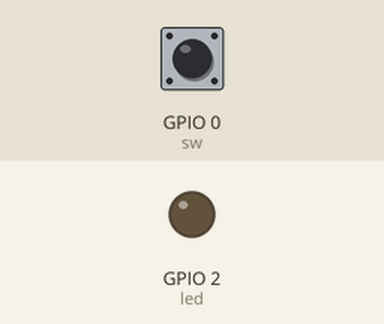
Simulated run of this program. Board: ESP8266 board running MicroPython. Parts: output pins drawn as LEDs (lit = HIGH, except the on-board LED, lit = LOW). The test bench sets the inputs (shaded band); at power-on: GPIO 0 (sw) HIGH.

Above: at 1.2 s.
1.3 s: GPIO 0 (sw) pulled LOW for 0.15 s
At 1.9 s:
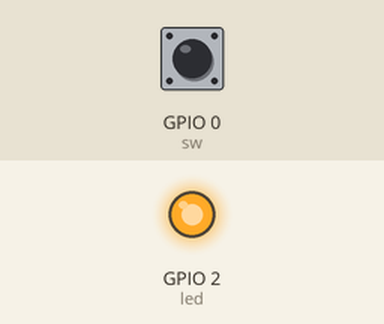
2.9 s: GPIO 0 (sw) pulled LOW for 1 s
At 4.4 s:
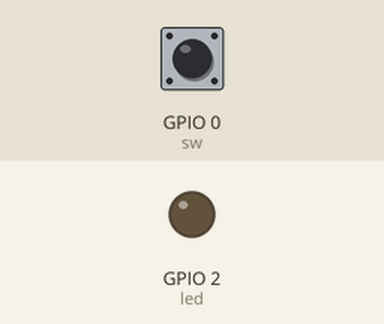
5.4 s: GPIO 0 (sw) pulled LOW for 3.2 s
At 9.2 s:
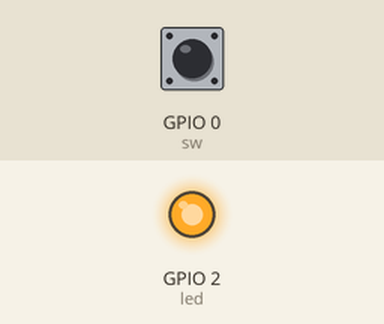
Timing chart, 0 to 10.7 s (numbered marks = the images above; inputs shaded):
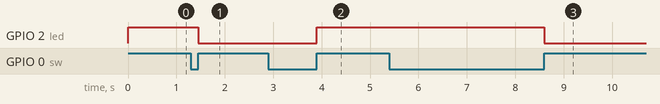

Measured:
- after the input at 1.3 s, GPIO 2 (led): HIGH → LOW after 0.15 s
- after the input at 2.9 s, GPIO 2 (led): LOW → HIGH after 1.0 s
- after the input at 5.4 s, GPIO 2 (led): HIGH → LOW after 3.2 s

The program:

irq.py
```python
from machine import Pin

led = Pin(2, Pin.OUT, value=1)  # 預設輸出高電位
sw = Pin(0, Pin.IN, Pin.PULL_UP)  # 開關接腳，啟用上拉電阻


def callback(p):
    global led
    led.value(not led.value())  # 切換led狀態


sw.irq(trigger=Pin.IRQ_RISING, handler=callback)  # IRQ中斷模式，低點位到高電位時觸發
# sw.irq(trigger=Pin.IRQ_FALLING, handler=callback)  # IRQ中斷模式，高點位到低電位時觸發
# sw.irq(trigger=Pin.IRQ_LOW_LEVEL, handler=callback)  # IRQ中斷模式，在低電位時持續觸發
# sw.irq(trigger=Pin.IRQ_HIGH_LEVEL, handler=callback)  # IRQ中斷模式，在高電位時持續觸發
```
